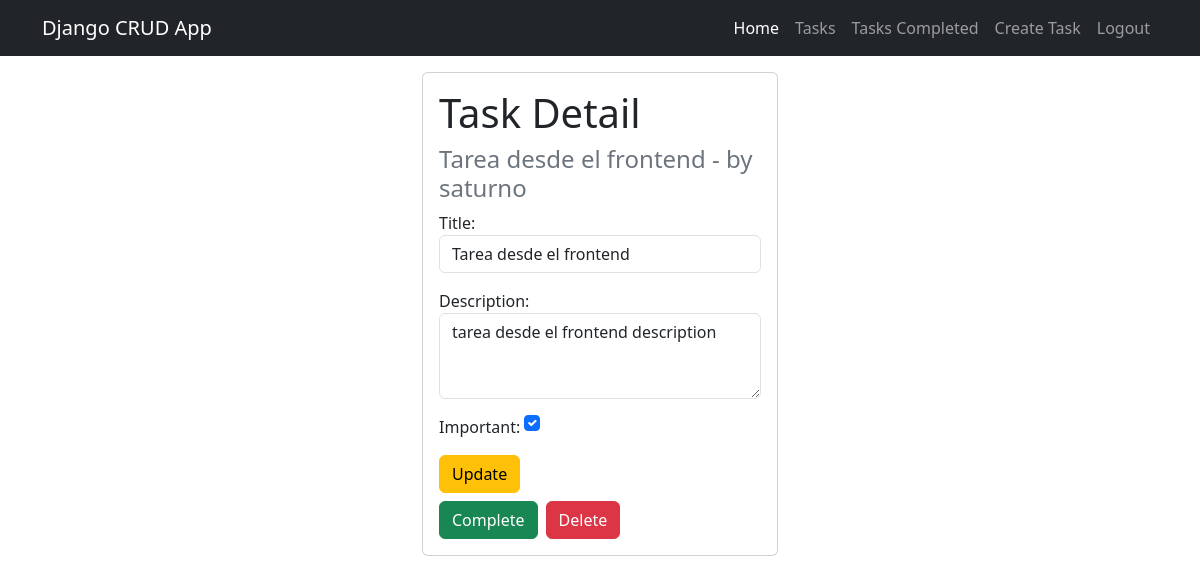
The page /tasks/3 (signed in) on the database its author committed.
### tasks/models.py (models this page shows)
class Task(models.Model):
    title = models.CharField(max_length=100)
    description = models.TextField(blank=True)
    created = models.DateTimeField(auto_now_add=True)
    date_completed = models.DateTimeField(null=True, blank=True)
    important = models.BooleanField(default=False)
    user = models.ForeignKey(User, on_delete=models.CASCADE)
    def __str__(self):
        return self.title + ' - by ' + self.user.username

### tasks/views.py (the view, shortened to what this page needs)
# urls.py: path('tasks/<int:task_id>', views.task_detail, name='task_detail'),
@login_required
def task_detail(request, task_id):
    task = get_object_or_404(Task, pk=task_id, user = request.user)
    if request.method == 'GET':
        form = CreateTaskForm(instance=task)
        return render(request, 'task_detail.html', {
            'task': task,
            'form': form
        })

### tasks/forms.py
class CreateTaskForm(forms.ModelForm):
    class Meta:
        model = Task
        fields = ['title', 'description', 'important']
        widgets = {
            'title': forms.TextInput(attrs={'class': 'form-control', 'placeholder': 'Write a title'}),
            'description': forms.Textarea(attrs={'class': 'form-control', 'placeholder': 'Write a description',
                                                 'rows': '3'}),
            'important': forms.CheckboxInput(attrs={'class': 'form-check-input m-auto'}),
        }

### tasks/templates/task_detail.html (shortened to what this page needs)
{% extends 'layouts/base.html' %}
{% block content %}
<main class="container">
    <div class="row">
        <div class="col-md-4 offset-md-4 mt-3">
            <div class="card card-body">
                <form method="POST">
                    <h1>Task Detail</h1>
                    <h4 class="text-secondary">{{ task }}</h4>
                    {{ form.as_p }}
                    <button class="btn btn-warning">
                        Update
                    </button>
                </form>
                <div class="d-flex mt-2">
                    <form action="{% url 'complete_task' task.id %}" method="POST" class="me-2">
                        <button class="btn btn-success">
                            Complete
                        </button>
                    </form>
                    <form action="{% url 'delete_task' task.id %}" method="POST">
                        <button class="btn btn-danger">
                            Delete
                        </button>
                    </form>
                </div>
            </div>
        </div>
    </div>
</main>
{% endblock %}

### rows shown on the page
Task: title+user "Tarea desde el frontend - by saturno", title "Tarea desde el frontend", description "tarea desde el frontend description", important "☑"
